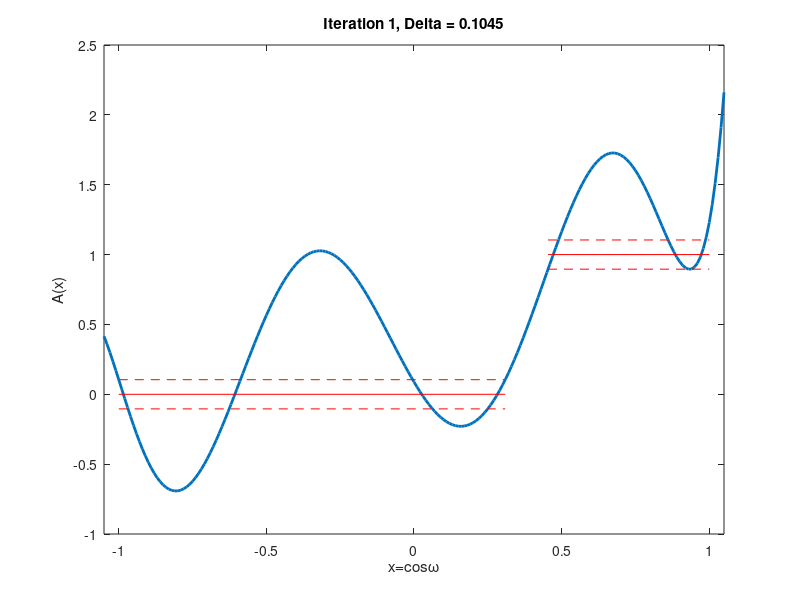

The MATLAB source for this figure: (Note: this script raises an error after producing the figure.)
% EE3660 Intro to DSP
% An attempt to implement the Parks-McClellan algorithm from scratch
% Yi-Wen Liu
% May 2025
clear; close all;
omega_c = 0.35*pi;
omega_s = 0.4*pi;
xc = cos(omega_c);
xs = cos(omega_s);
omega_init = [0.05 0.12 0.17 omega_c/pi omega_s/pi 0.48 0.7 0.92 1]*pi;
%omega_init = [0.03 0.05 0.12 0.17 0.26 omega_c/pi omega_s/pi 0.5 0.65 0.7 0.92 1]*pi; % L+2 frequencies
omega_init = omega_init(:);
L = length(omega_init)-2;
x_init = cos(omega_init);
x_prev = zeros(size(x_init));

x_current = sort(x_init);
tol = 1e-4; 
    
BigMatrix = zeros(L+2,L+2);
Hd = zeros(L+2,1);
iternum = 1;

while max(abs(x_prev-x_current)) > tol
    for kk = 1:L+1
        BigMatrix(:,kk) = x_current.^(kk-1);
    end
    BigMatrix(:,end) = ((-1).^(0:L+1))';
    for kk = 1:L+2
        if x_current(kk) >= xc % passband
            Hd(kk) = 1;
        elseif x_current(kk) <= xs % stopband
            Hd(kk) = 0;
        end
    end
    tmpCoeff = BigMatrix\Hd;
    delta = abs(tmpCoeff(end));

    figure(1);
    xx = -1.05:0.01:1.05;
    xthispower = ones(size(xx));
    yy = tmpCoeff(1)*ones(size(xx)); % constant term
    for kk = 1:L
        xthispower = xthispower.*xx;
        yy = yy + tmpCoeff(kk+1)*xthispower;
    end
    plot(xx,yy,'LineWidth',2); hold on;
    %plot(xx+0.05,yy,'LineWidth',2); hold on;
    line([xc 1],[1 1],'color','r');
    line([-1 xs],[0 0],'color','r');
    line([xc 1],[1+delta 1+delta],'linestyle','--','color','r');
    line([xc 1],[1-delta 1-delta],'linestyle','--','color','r');
    line([-1 xs],[delta, delta],'linestyle','--','color','r');
    line([-1 xs],[-delta, -delta],'linestyle','--','color','r');
    title(sprintf('Iteration %d, Delta = %0.4f',iternum,delta));
    xlabel('x=cos\omega');
    ylabel('A(x)');
    xlim([-1.05 1.05])
    setFontSizeForAll(14);
    pause;
    hold off;
    % Find L extrema of y(x) by identifying g(x) = dy/dx first.
    power = 1:L; power = power(:);
    dydxCoeff = tmpCoeff(power+1).*power; % a1 + (2*a2)x + (3*a3)x^2+...+(L*a_L)x^(L-1)
    % Find locations where 1st derivative vanishes
    x_new = roots(dydxCoeff(end:-1:1));
    % 2026/06/08 update
    x_new = real(x_new);
    x_new = sort(x_new);

    % Decide whether to include endpoints (that is x=1 and -1)
    if x_new(1) < -1
        x_new(1) = -1;
        x_new = [x_new; 1];
    elseif x_new(end)>1
        x_new(end) = 1;
        x_new = [-1; x_new];
    else 
        % Need to decide which of the end point to include. 
        % Choose the one with the larger error.
        err_at_1 = sum(tmpCoeff(1:L+1))-1;
        err_at_minus1 = sum(tmpCoeff(1:L+1).*(-1).^(0:L)');
        if abs(err_at_minus1) > abs(err_at_1)
            x_new = [-1;x_new];
        else
            x_new = [x_new; 1];
        end
    end
    x_new = [x_new; xc; xs];
    x_new = sort(x_new);
    x_prev = x_current;
    x_current = x_new;
    iternum = iternum + 1;
end 

W = myChebyPol(L);
a = tmpCoeff(1:end-1);
b = W\a;
h = [1/2*b(end:-1:2); b(1); 1/2*b(2:end)];
figure(2)
freqz(h)
setFontSizeForAll(14)
